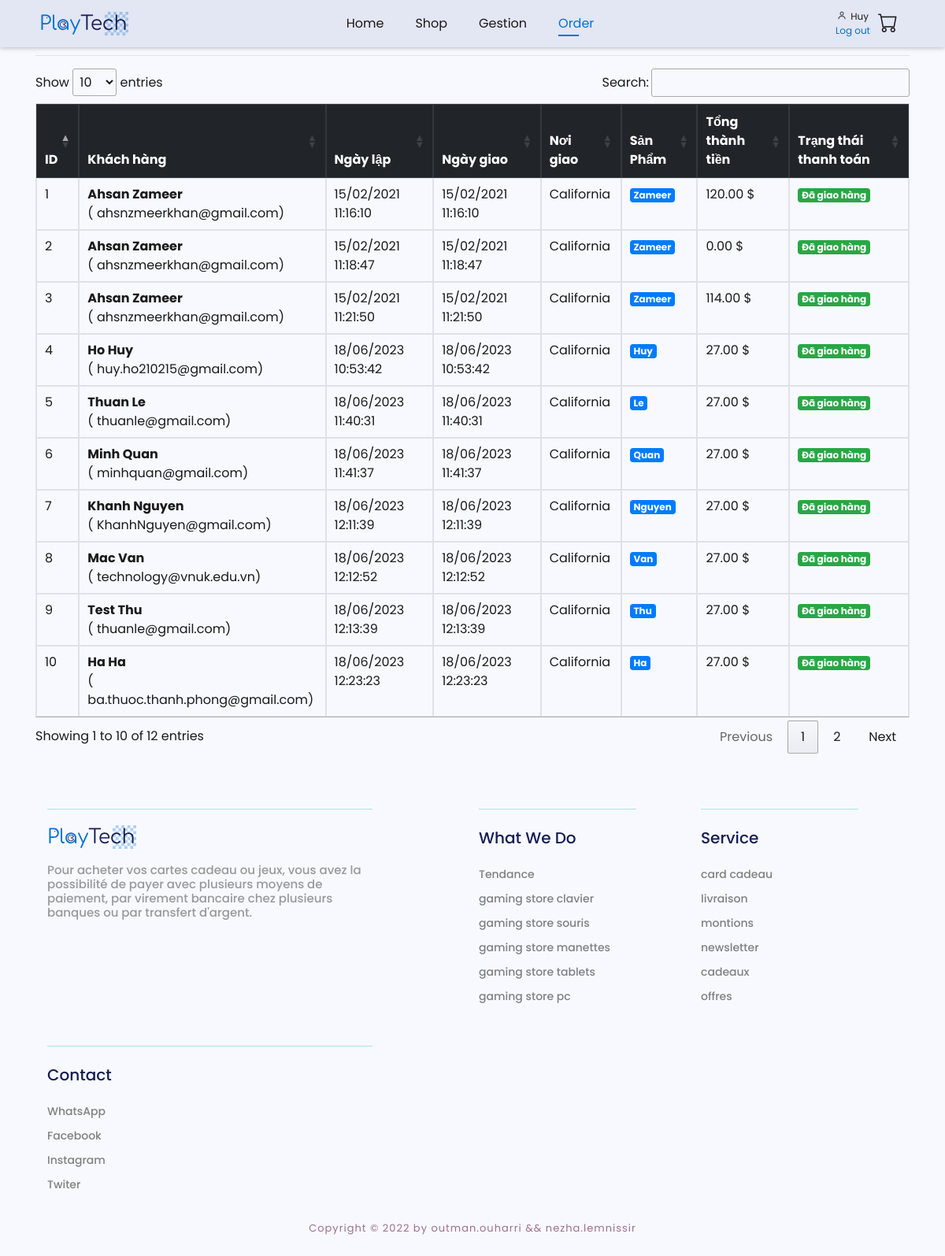
Page /dondathang.php (signed in) on the committed database.
### tables this page shows
CREATE TABLE `orders` (
  `id` int(11) NOT NULL,
  `first_name` varchar(255) NOT NULL,
  `last_name` varchar(255) NOT NULL,
  `email` varchar(255) NOT NULL,
  `address` varchar(255) NOT NULL,
  `address2` varchar(255) DEFAULT NULL,
  `country` varchar(255) NOT NULL,
  `state` varchar(255) NOT NULL,
  `zipcode` varchar(255) DEFAULT NULL,
  `total_price` float(6,2) NOT NULL DEFAULT 0.00,
  `order_status` varchar(255) NOT NULL,
  `created_at` datetime DEFAULT NULL,
  `updated_at` datetime DEFAULT NULL
);

### dondathang.php (the view, shortened to what this page needs)
<?php
if (isset($_SESSION['name']) && $_SESSION['admin'] == 1) {
    ?>
    <!DOCTYPE html>
    <html>
    <head>
        <link rel="stylesheet" href="./style/style.css?v=<?php echo time(); ?>">
        <link rel="stylesheet" href="https://cdnjs.cloudflare.com/ajax/libs/font-awesome/6.2.0/css/all.min.css"
 />
        <link rel="stylesheet" href="https://cdnjs.cloudflare.com/ajax/libs/jqueryui/1.13.2/themes/base/jquery-ui.min.css"
 />
        <link rel="stylesheet" href="https://cdn.datatables.net/1.13.4/css/jquery.dataTables.min.css">
        <link href='https://unpkg.com/boxicons@2.1.4/css/boxicons.min.css' rel='stylesheet'>
        <link rel="stylesheet" href="https://cdn.jsdelivr.net/npm/bootstrap@4.0.0/dist/css/bootstrap.min.css"
>
    </head>
    <body class="d-flex flex-column h-100">
        <?php include('layouts/header.php'); ?>
        <div class="container">
            <div
                class="d-flex justify-content-between flex-wrap flex-md-nowrap align-items-center pt-3 pb-2 mb-3 border-bottom">
                <h1 class="h2">Danh sách</h1>
            </div>
            <?php
            $servername = "localhost";
            $username = "root";
            $database = "tshirt_cart";
            $password = "";
            $conn = new mysqli(
                $servername,
                $username,
                $password,
                $database
            );
            $sql = "SELECT * FROM orders";
            $result = mysqli_query($conn, $sql);
            $data = [];
            while ($row = mysqli_fetch_array($result, MYSQLI_ASSOC)) {
                $data[] = array(
                    'id' => $row['id'],
                    'created_at' => date('d/m/Y H:i:s', strtotime($row['created_at'])),
                    'updated_at' => empty($row['updated_at']) ? '' : date('d/m/Y H:i:s', strtotime($row['updated_at'])),
                    'state' => $row['state'],
                    'order_status' => $row['order_status'],
                    'first_name' => $row['first_name'],
                    'last_name' => $row['last_name'],
                    'email' => $row['email'],
                    'total_price' => number_format($row['total_price'], 2, ".", ",") . ' $',
                );
            }
            ?>
            <table id="myTable" class="table table-bordered table-hover table-sm table-responsive mt-2">
                <thead class="thead-dark">
                    <tr>
                        <th style='width: 10px'>ID</th>
                        <th>Khách hàng</th>
                        <th>Ngày lập</th>
                        <th>Ngày giao</th>
                        <th>Nơi giao</th>
                        <th>Sản Phẩm</th>
                        <th>Tổng thành tiền</th>
                        <th>Trạng thái thanh toán</th>
                    </tr>
                </thead>
                <tbody>
                    <?php foreach ($data as $dondathang): ?>
                        <tr>
                            <td>
                                <?= $dondathang['id'] ?>
                            </td>
                            <td><b>
                                    <?= $dondathang['first_name'] ?>
                                    <?= $dondathang['last_name'] ?>
                                </b><br />(
                                <?= $dondathang['email'] ?>)
                            </td>
                            <td>
                                <?= $dondathang['created_at'] ?>
                            </td>
                            <td>
                                <?= $dondathang['updated_at'] ?>
                            </td>
                            <td>
                                <?= $dondathang['state'] ?>
                            </td>
                            <td><span class="badge badge-primary">
                                    <?= $dondathang['last_name'] ?>
                                </span></td>
                            <td>
                                <?= $dondathang['total_price'] ?>
                            </td>
                            <td>
                                <?php if ($dondathang['order_status'] != 'confirmed'): ?>
                                    <span class="badge badge-danger">Chưa xử lý</span>
                                <?php else: ?>
                                    <span class="badge badge-success">Đã giao hàng</span>
                                <?php endif; ?>
                            </td>
                        </tr>
                    <?php endforeach; ?>
                </tbody>
            </table>
        </div>
        <?php include_once "layouts/footer.php" ?>
    </body>
    </html>
    <?php
}

### style/style.css (style rules this page uses)
* { padding: 0; margin: 0; box-sizing: border-box; font-family: "Poppins", sans-serif; text-decoration: none !important; list-style: none !important; scroll-behavior: smooth; }
:root { --bg-color: #363636; --text-color: #1a1a1a; --main-color: #0070d1; --other-color: #363636; --h1-font: 6rem; --p-font: 1rem; }
body { background-color: #f8f9ff !important; color: var(--text-color); }
@media (max-width: 1625px) { :root { --h1-font: 5rem; } }
@media (max-width: 1440px) { :root { --h1-font: 4rem; } }

### layouts/style.css (style rules this page uses)
* { padding: 0; margin: 0; box-sizing: border-box; font-family: "Poppins", sans-serif; text-decoration: none !important; list-style: none; scroll-behavior: smooth; }
:root { --bg-color: #363636; --text-color: #1a1a1a; --main-color: #0070d1; --other-color: #363636; --h1-font: 6rem; --p-font: 1rem; }
body { color: var(--text-color); }

### rows in the picture
orders: id "1", first_name "Ahsan", last_name "Zameer", email "ahsnzmeerkhan@gmail.com", created_at "15/02/2021 11:16:10", updated_at "15/02/2021 11:16:10", state "California", total_price "120.00 $", order_status "Đã giao hàng"
orders: id "2", first_name "Ahsan", last_name "Zameer", email "ahsnzmeerkhan@gmail.com", created_at "15/02/2021 11:18:47", updated_at "15/02/2021 11:18:47", state "California", total_price "0.00 $", order_status "Đã giao hàng"
orders: id "3", first_name "Ahsan", last_name "Zameer", email "ahsnzmeerkhan@gmail.com", created_at "15/02/2021 11:21:50", updated_at "15/02/2021 11:21:50", state "California", total_price "114.00 $", order_status "Đã giao hàng"
orders: id "4", first_name "Ho", last_name "Huy", email "huy.ho210215@gmail.com", created_at "18/06/2023 10:53:42", updated_at "18/06/2023 10:53:42", state "California", total_price "27.00 $", order_status "Đã giao hàng"
orders: id "5", first_name "Thuan", last_name "Le", email "thuanle@gmail.com", created_at "18/06/2023 11:40:31", updated_at "18/06/2023 11:40:31", state "California", total_price "27.00 $", order_status "Đã giao hàng"
orders: id "6", first_name "Minh", last_name "Quan", email "minhquan@gmail.com", created_at "18/06/2023 11:41:37", updated_at "18/06/2023 11:41:37", state "California", total_price "27.00 $", order_status "Đã giao hàng"
orders: id "7", first_name "Khanh", last_name "Nguyen", email "KhanhNguyen@gmail.com", created_at "18/06/2023 12:11:39", updated_at "18/06/2023 12:11:39", state "California", total_price "27.00 $", order_status "Đã giao hàng"
orders: id "8", first_name "Mac", last_name "Van", email "technology@vnuk.edu.vn", created_at "18/06/2023 12:12:52", updated_at "18/06/2023 12:12:52", state "California", total_price "27.00 $", order_status "Đã giao hàng"
orders: id "9", first_name "Test", last_name "Thu", email "thuanle@gmail.com", created_at "18/06/2023 12:13:39", updated_at "18/06/2023 12:13:39", state "California", total_price "27.00 $", order_status "Đã giao hàng"
orders: id "10", first_name "Ha", last_name "Ha", email "ba.thuoc.thanh.phong@gmail.com", created_at "18/06/2023 12:23:23", updated_at "18/06/2023 12:23:23", state "California", total_price "27.00 $", order_status "Đã giao hàng"

### other values in the picture
$_SESSION['name'] "Huy"
